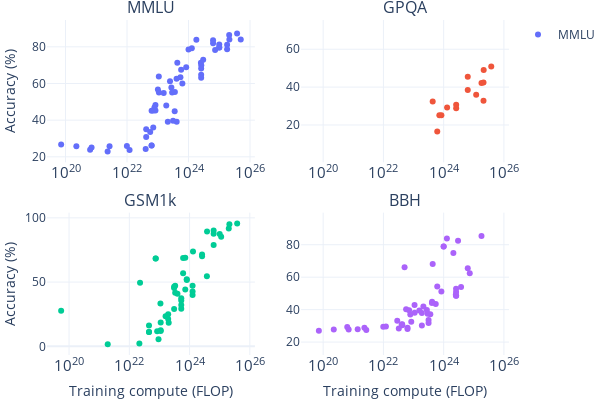

The code cell stored with this chart in its notebook:
### Markdown cell above
## Data visualization

### Code cell
fig = make_subplots(rows=2, cols=2, subplot_titles=benchmarks_to_plot, vertical_spacing=0.15)

for i, bench in enumerate(benchmarks_to_plot):
    plot_df = df[~(df['System'] == 'Random chance')]
    if non_suspects_only:
        if bench == 'GPQA':
            # GPQA was released November 20, 2023
            old_df = plot_df[plot_df['Date'] < pd.to_datetime('2023-11-20')]
            new_df = plot_df[plot_df['Date'] >= pd.to_datetime('2023-11-20')]
            new_df = new_df[new_df['Trust in benchmark results'] >= 0]
            plot_df = pd.concat([old_df, new_df])
        elif bench == 'MMLU':
            plot_df = plot_df[plot_df['Trust in benchmark results'] >= 0]
    elif trusted_only:
        plot_df = plot_df[plot_df['Trust in benchmark results'] > 0]

    fig.append_trace(
        go.Scatter(
            x=plot_df['Training compute (FLOP)'],
            y=100 * plot_df[bench],
            mode='markers',
            text=plot_df['System'],
            name=bench,
            showlegend=True if i == 0 else False
        ),
        row=i//2 + 1, col=i%2 + 1
    )

    # Update x and y axes for this subplot
    fig.update_xaxes(
        title_text="Training compute (FLOP)" if i//2 + 1 == 2 else None,
        type='log',
        tickmode='linear',
        dtick=2,  # This sets ticks at every two powers of 10
        row=i//2 + 1,
        col=i%2 + 1
    )

    if i%2 + 1 == 1:
        fig.update_yaxes(title_text="Accuracy (%)", row=i//2 + 1, col=i%2 + 1)

# Improve the layout
fig.update_layout(
    template='plotly_white',
    width=600,
    height=400,
    # legend_title="Model accessibility",
    font=dict(size=12),
    hovermode="closest",
)

# Margins
fig.update_layout(
    margin=dict(l=0, r=0, t=20, b=0)
)

# Save the plot
if save:
    save_plot(fig, results_dir, 'benchmark_training_compute')

# Show the plot
fig.show()

### Figure 1 — Plotly figure (JSON) as saved in the notebook; plotly's stock layout.template omitted (floating-point values rounded to 4 significant figures; data arrays with more than 128 entries replaced by an {"elided": "..."} marker saying what was removed)
{"data": [{"mode": "markers", "name": "MMLU", "showlegend": true, "text": ["BLOOM-176B", "BloombergGPT", "Camelidae-8x34B", "ChatGLM-6B", "ChatGLM2-12B-base", "ChatGLM2-6B-base", "ChatGLM3-6B", "Chinchilla 70B", "Claude 2", "Claude 2.1", "Claude 3 Haiku", "Claude 3 Opus", "Claude 3 Sonnet", "Claude 3.5 Sonnet", "code-cushman-001", "code-davinci-001", "code-davinci-002", "CodeLlama 34B Instruct", "Cohere Command R+", "DeepSeek Chat", "DeepSeek-7B", "DeepSeek-Coder", "DeepSeek-Coder-V2", "DeepSeek-V2", "Falcon 40B", "Falcon 7B", "Gemini 1.0 Pro", "Gemini 1.5 Flash Preview", "Gemini 1.5 Pro (April 2024)", "Gemini 1.5 Pro (Exp-0801)", "Gemini 1.5 Pro (May 2024)", "Gemini Ultra", "Gemma 1 2B", "Gemma 2 9B", "GLM 130B", "GLM-4 (0116)", "Gopher 280B", "GPT-3.5-turbo-16k", "GPT-3.5-turbo-16k-0125", "GPT-4 (original)", "gpt-4-1106-preview", "gpt-4-turbo-2024-04-09", "GPT-4o", "GPT-4o mini", "GPT-4o mini-0718", "GPT-4o-0806", "GPT-NeoX 20B", "Grok-1", "Hermes-2 Theta Llama 3 70B", "Inflection-2", "Inflection-2.5", "Jamba 1.5 Large", "Llama 3 70B", "Llama 3.1 405B", "Llama 3.1 70B", "Llama 3.1 8B", "LLaMa-1 13B", "LLaMa-1 33B", "LLaMa-1 65B", "LLaMa-1 7B", "LLaMa-2 13B", "LLaMa-2 34B", "LLaMa-2 70B", "LLaMa-2 7B", "Mistral Large", "Mistral Large 2", "Mistral Nemo", "Mixtral 8x7B", "MPT 30B", "MPT 7B", "Nemotron-4-340B Base", "Nemotron-4-340B Instruct", "o1 mini", "o1 preview", "OPT-175B", "OPT-1B", "OPT-30B", "OPT-66B", "PaLM 540B", "PaLM 63B", "PaLM 9B", "PaLM-2", "Qwen 7B", "Qwen1.5 110B", "Qwen1.5 32B", "Qwen1.5 72B", "Qwen2idae-16x14B", "StableLM-3B-4E1T", "StableLM-alpha-7b", "StableLM-alpha-7b-v2", "T5-Base", "T5-Large", "T5-Small", "T5-XL", "T5-XXL", "text-ada-001", "text-babbage-001", "text-curie-001", "text-davinci-001", "text-davinci-002", "text-davinci-003", "XVerse-13B", "XVerse-13B-2", "XVerse-65B", "XVerse-7B", "Yi-1.5-34B", "Yi-6B", "Yi-Large"], "type": "scatter", "x": [4.12e+23, 2.12e+23, null, null, null, null, 5.04e+22, 5.76e+23, null, null, null, null, null, null, 2.88e+22, 3.15e+23, 2.58e+24, 5.3e+23, null, null, 8.4e+22, null, 1.28e+24, 1e+24, 3.6e+23, 6.3e+22, null, null, null, null, null, 5e+25, null, 4.32e+23, 3.55e+23, 1.2e+25, 6.31e+23, 2.6e+24, 2.6e+24, 2.1e+25, 2.1e+25, null, null, null, null, null, 5.67e+22, 3e+24, null, 1e+25, 1e+25, null, 6.3e+24, 3.8e+25, 6.3e+24, 7.2e+23, 7.8e+22, 2.77e+23, 5.46e+23, 4.2e+22, 1.56e+23, 4.08e+23, 8.4e+23, 8.4e+22, 1e+25, 2.13e+25, null, null, 1.89e+23, 4.2e+22, 1.8e+25, 1.8e+25, null, null, 1.89e+23, 1.4e+21, 3.24e+22, 7.13e+22, 2.53e+24, 2.93e+23, 4.04e+22, 7.34e+24, 1.01e+23, null, null, 1.3e+24, null, 7.2e+22, 6.3e+22, 6.3e+22, 225000000000000000000, 702000000000000000000, 72000000000000000000, 2.7e+21, 9.9e+21, 630000000000000000000, 2.34e+21, 1.21e+22, 3.15e+23, 2.58e+24, 2.58e+24, 1.09e+23, 2.5e+23, null, null, null, 1.08e+23, 1.8e+24], "xaxis": "x", "y": [39.13, 39.18, 75.6, null, null, null, null, 67.5, 78.5, null, null, 86.8, 79, 88.7, null, null, 68.2, null, 75.7, null, 48.2, null, 79.2, 78.5, 55.4, 26.2, 71.8, 78.9, 81.9, null, 85.9, 83.96, 42.3, 71.3, 44.8, null, 60, 70, null, 86.4, null, null, 87.2, 82, null, null, 33.6, 73, null, 79.6, 79.6, 80, 82, 87.3, 83.6, null, 46.9, 57.8, 63.4, 35.1, 54.8, 62.6, 68.9, 45.3, 81.2, 84, null, null, 48, 30.8, 81.1, 78.7, null, null, null, null, null, 35.99, 71.3, 55.1, 24.3, 78.3, 56.7, null, null, null, 66.7, 45.23, 26.21, 45.1, 25.7, 25.1, 26.7, 25.7, 25.9, 23.8, 22.9, 23.7, 39.7, 63.1, 64.8, 55.1, 61.2, null, null, null, 63.85, 83.8], "yaxis": "y"}, {"mode": "markers", "name": "GPQA", "showlegend": false, "text": {"elided": "141 str values"}, "type": "scatter", "x": {"elided": "141 float values"}, "xaxis": "x2", "y": {"elided": "141 float values"}, "yaxis": "y2"}, {"mode": "markers", "name": "GSM1k", "showlegend": false, "text": {"elided": "191 str values"}, "type": "scatter", "x": {"elided": "191 float values"}, "xaxis": "x3", "y": {"elided": "191 float values"}, "yaxis": "y3"}, {"mode": "markers", "name": "BBH", "showlegend": false, "text": {"elided": "191 str values"}, "type": "scatter", "x": {"elided": "191 float values"}, "xaxis": "x4", "y": {"elided": "191 float values"}, "yaxis": "y4"}], "layout": {"annotations": [{"font": {"size": 16}, "showarrow": false, "text": "MMLU", "x": 0.225, "xanchor": "center", "xref": "paper", "y": 1, "yanchor": "bottom", "yref": "paper"}, {"font": {"size": 16}, "showarrow": false, "text": "GPQA", "x": 0.775, "xanchor": "center", "xref": "paper", "y": 1, "yanchor": "bottom", "yref": "paper"}, {"font": {"size": 16}, "showarrow": false, "text": "GSM1k", "x": 0.225, "xanchor": "center", "xref": "paper", "y": 0.425, "yanchor": "bottom", "yref": "paper"}, {"font": {"size": 16}, "showarrow": false, "text": "BBH", "x": 0.775, "xanchor": "center", "xref": "paper", "y": 0.425, "yanchor": "bottom", "yref": "paper"}], "font": {"size": 12}, "height": 400, "hovermode": "closest", "margin": {"b": 0, "l": 0, "r": 0, "t": 20}, "width": 600, "xaxis": {"anchor": "y", "domain": [0, 0.45], "dtick": 2, "tickmode": "linear", "type": "log"}, "xaxis2": {"anchor": "y2", "domain": [0.55, 1], "dtick": 2, "tickmode": "linear", "type": "log"}, "xaxis3": {"anchor": "y3", "domain": [0, 0.45], "dtick": 2, "tickmode": "linear", "title": {"text": "Training compute (FLOP)"}, "type": "log"}, "xaxis4": {"anchor": "y4", "domain": [0.55, 1], "dtick": 2, "tickmode": "linear", "title": {"text": "Training compute (FLOP)"}, "type": "log"}, "yaxis": {"anchor": "x", "domain": [0.575, 1], "title": {"text": "Accuracy (%)"}}, "yaxis2": {"anchor": "x2", "domain": [0.575, 1]}, "yaxis3": {"anchor": "x3", "domain": [0, 0.425], "title": {"text": "Accuracy (%)"}}, "yaxis4": {"anchor": "x4", "domain": [0, 0.425]}}}
